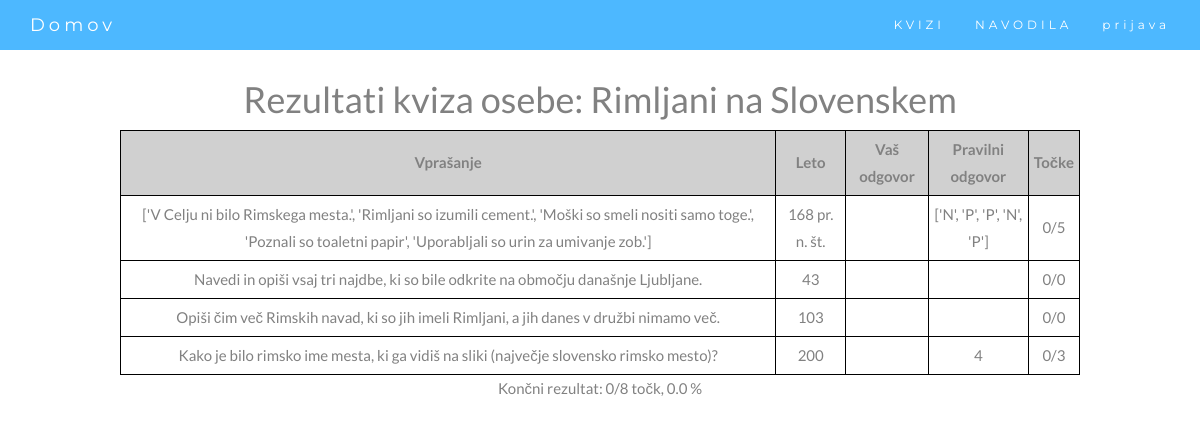
The page /rezulati/24/Rimljani na Slovenskem/ on the database its author committed.
### webapp/models.py (models this page shows)
class PravilnoNepravilnoModel(models.Model):
    id = models.UUIDField(primary_key=True, default=uuid.uuid4, editable=False)
    leto = models.IntegerField(default=0)
    kviz = models.ForeignKey(dbQuiz, on_delete=CASCADE, null=True)
    opis = models.CharField(max_length=1000)
    longitude = models.FloatField(default=14.50857) # koordinate za leaflet (bomo spremenili na koncu)
    latitude = models.FloatField(default=46.04906)
    vprasanje = models.CharField(max_length=1000, default="nan") # seznam vprašanj
    pravilni_odgovor = models.CharField(max_length=1000, default="nan") # seznam pravilnih odgovorov
    pozicijaOznake = models.CharField(max_length=1000, default="err")

class OpisnoModel(models.Model):
    id = models.UUIDField(primary_key=True, default=uuid.uuid4, editable=False)
    leto = models.IntegerField(default=0)
    kviz = models.ForeignKey(dbQuiz, on_delete=CASCADE, null=True)
    opis = models.CharField(max_length=1000)
    longitude = models.FloatField(default=14.50857) # koordinate za leaflet (bomo spremenili na koncu)
    latitude = models.FloatField(default=46.04906)
    vprasanje = models.CharField(max_length=1000) # seznam vprašanj, odvisno od tipa
    pozicijaOznake = models.CharField(max_length=1000, default="err")

class IzberiOdgovorModel(models.Model):
    id = models.UUIDField(primary_key=True, default=uuid.uuid4, editable=False)
    leto = models.IntegerField(default=0)
    kviz = models.ForeignKey(dbQuiz, on_delete=CASCADE, null=True)
    opis = models.CharField(max_length=1000)
    longitude = models.FloatField(default=14.50857) # koordinate za leaflet (bomo spremenili na koncu)
    latitude = models.FloatField(default=46.04906)
    vprasanje = models.CharField(max_length=100)
    odgovor1 = models.CharField(max_length=100, default="nan")
    odgovor2 = models.CharField(max_length=100, default="nan")
    odgovor3 = models.CharField(max_length=100, default="nan")
    odgovor4 = models.CharField(max_length=100, default="nan")
    odgovor5 = models.CharField(max_length=100, default="nan")
    pravilni_odgovor = models.IntegerField() # številka pravilnega odgovora
    pozicijaOznake = models.CharField(max_length=1000, default="err")

### webapp/views.py (the view, shortened to what this page needs)
# urls.py: path('rezulati/<int:kviz>/<str:username>/', views.rezultati, name='rezulati'),
def rezultati(request, kviz, username):
    vse_tocke = 0
    zasluzene_tocke = 0
    import ast
    def eval_pn(vprasanje, odgovor):
        vprasanje = getattr(vprasanje, 'pravilni_odgovor')
        odgovor = getattr(odgovor, 'odgovori')
        vprasanje = ast.literal_eval(vprasanje)
        odgovor = ast.literal_eval(odgovor)
        t = 0
        for i in range(len(vprasanje)):
            if vprasanje[i] == odgovor[i]:
                t += 1
        return(t)
    def eval_izbirno(vprasanje, odgovor):
        if str(getattr(vprasanje, 'pravilni_odgovor')) == str(getattr(odgovor, 'odgovori')):
            return(3)
        else: return(0)
    vsa_vprasanja = []
    odgovori = []
    tocke = []
    trenutni = []
    vsa_vprasanja += OpisnoModel.objects.filter(kviz__id=kviz)
    odgovori += OdgovorOpisnoModel.objects.filter(user=username, vprasanje__in=vsa_vprasanja)
    trenutni += OdgovorOpisnoModel.objects.filter(user=username, vprasanje__in=vsa_vprasanja)
    for i in odgovori:
        tocke.append('/')
    vsa_vprasanja = []
    trenutni = []
    vsa_vprasanja += PravilnoNepravilnoModel.objects.filter(kviz__id=kviz)
    odgovori += OdgovorPravilnoNepravilnoModel.objects.filter(user=username, vprasanje__in=vsa_vprasanja)
    trenutni += OdgovorPravilnoNepravilnoModel.objects.filter(user=username, vprasanje__in=vsa_vprasanja)
    for i in trenutni:
        tocke.append(str(eval_pn(i.vprasanje, i)) + '/5')
        zasluzene_tocke += eval_pn(i.vprasanje, i)
    for i in vsa_vprasanja:
        vse_tocke += 5
    vsa_vprasanja = []
    trenutni = []
    vsa_vprasanja += IzberiOdgovorModel.objects.filter(kviz__id=kviz)
    odgovori += OdgovorIzberiOdgovorModel.objects.filter(user=username, vprasanje__in=vsa_vprasanja)
    trenutni += OdgovorIzberiOdgovorModel.objects.filter(user=username, vprasanje__in=vsa_vprasanja)
    for i in trenutni:
        tocke.append(str(eval_izbirno(i.vprasanje, i)) + '/3')
        zasluzene_tocke += eval_izbirno(i.vprasanje, i)
    for i in vsa_vprasanja:
        vse_tocke += 3
    if vse_tocke > 0:
        rez = str(zasluzene_tocke) + '/' + str(vse_tocke) + ' točk, ' + str(round(100 * zasluzene_tocke/vse_tocke, 1)) + ' %'
    else:
        rez = '0/0 točk, 0.0 %'
    vsa_vprasanja = []
    vsa_vprasanja += OpisnoModel.objects.filter(kviz__id=kviz)
    vsa_vprasanja += PravilnoNepravilnoModel.objects.filter(kviz__id=kviz)
    vsa_vprasanja += IzberiOdgovorModel.objects.filter(kviz__id=kviz)
    vsa_vprasanja = sorted(vsa_vprasanja, key=lambda x: x.leto)
    a = []
    b = []
    c = []
    d = []
    e = []
    def v_leto(leto):
        if leto < 0:
            return str(- leto) + ' pr. n. št.'
        else:
            return str(leto)
    for i in vsa_vprasanja:
        x = False
        y = 0
        if not x:
            a.append(v_leto(i.leto))
            c.append(i.vprasanje)
            b.append('')
            try:
                d.append(str(i.pravilni_odgovor))
            except:
                d.append('')
                e.append('0/0')
                continue
            try:
                z = i.odgovor1
                e.append('0/3')
            except:
                e.append('0/5')
    rezul = zip(a,b,c,d,e)
    return render(request, "rezultati.html", {'rezultat': rez, 'odgovori': rezul, 'username': username})

### templates/rezultati.html (shortened to what this page needs)
{% extends "skeleton.html" %}
{% block content %}
    <h1>Rezultati kviza osebe: {{username}}</h1>
    <table style="border: 1px solid black;">
        <tr>
            <th>Vprašanje</th>
            <th>Leto</th>
            <th>Vaš odgovor</th>
            <th>Pravilni odgovor</th>
            <th>Točke</th>
        </tr>
        {% for a,b,c,d,e in odgovori %}
            <tr>
                <td>{{c}}</td>
                <td>{{a}}</td>
                <td>{{b}}</td>
                <td>{{d}}</td>
                <td>{{e}}</td>
            </tr>
        {%endfor%}
    </table>
    Končni rezultat: {{rezultat}}
{% endblock content %}

### webapp/static/webapp/style.css (style rules this page uses)
body { font: 400 15px Lato, sans-serif; line-height: 1.8; color: #818181; }
table { margin-left: auto; margin-right: auto; }

### templates/rezultati.html (style rules this page uses)
table { width: 80%; }
table, th, td, tr { border: 1px solid black; }
td, th { text-align: center; padding: 5px; }
th { background-color: rgb(208, 208, 208); }

### rows shown on the page
PravilnoNepravilnoModel: odgovori "['V Celju ni bilo Rimskega mesta.', 'Rimljani so izumili cement.', 'Moški so smeli nositi samo toge.', 'Poznali so toaletni papir', 'Uporabljali so urin za umivanje zob.']", odgovori "['N', 'P', 'P', 'N', 'P']"
OpisnoModel: odgovori "Navedi in opiši vsaj tri najdbe, ki so bile odkrite na območju današnje Ljubljane."
OpisnoModel: odgovori "Opiši čim več Rimskih navad, ki so jih imeli Rimljani, a jih danes v družbi nimamo več."
IzberiOdgovorModel: odgovori "Kako je bilo rimsko ime mesta, ki ga vidiš na sliki (največje slovensko rimsko mesto)?"

### other values the page prints
{{ username }} "Rimljani na Slovenskem"
{{ a }} "168 pr. n. št." "43" "103" "200"
{{ e }} "0/5" "0/0" "0/0" "0/3"
{{ d }} "4"
{{ rezultat }} "0/8 točk, 0.0 %"
